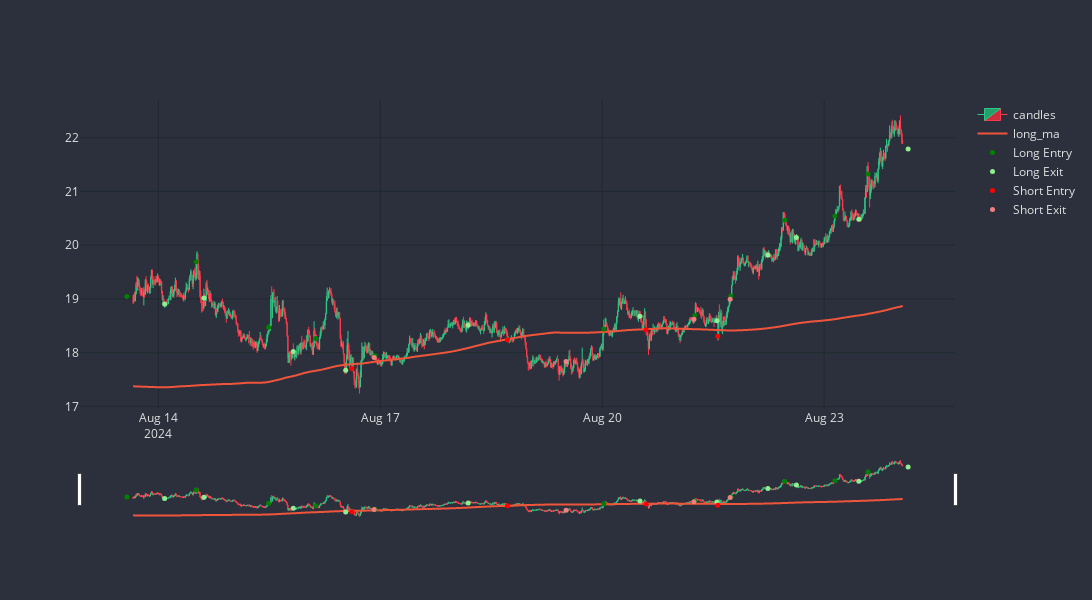

Write notebook code for a chart like this one.
### Code cell
strat.plot(-2000)

### Figure 1 — Plotly figure (JSON) as saved in the notebook; plotly's stock layout.template omitted (floating-point values rounded to 4 significant figures; data arrays with more than 128 entries replaced by an {"elided": "..."} marker saying what was removed)
{"data": [{"close": {"elided": "1000 float values"}, "decreasing": {"fillcolor": "#CC2E3C", "line": {"color": "#FF3A4C"}}, "high": {"elided": "1000 float values"}, "increasing": {"fillcolor": "#24A06B", "line": {"color": "#2EC886"}}, "line": {"width": 1}, "low": {"elided": "1000 float values"}, "name": "candles", "opacity": 1, "open": {"elided": "1000 float values"}, "type": "candlestick", "x": {"elided": "1000 str values"}}, {"line": {"shape": "spline", "width": 2}, "name": "long_ma", "type": "scatter", "x": {"elided": "1000 str values"}, "y": {"elided": "1000 float values"}}, {"marker": {"color": "green", "size": 5}, "mode": "markers", "name": "Long Entry", "type": "scatter", "x": ["2024-08-13T13:45:00", "2024-08-14T12:15:00", "2024-08-15T11:45:00", "2024-08-16T03:00:00", "2024-08-16T22:15:00", "2024-08-20T00:30:00", "2024-08-21T06:00:00", "2024-08-21T17:45:00", "2024-08-22T11:15:00", "2024-08-23T03:30:00", "2024-08-23T14:15:00"], "y": [19.04, 19.69, 18.48, 18.26, 17.94, 18.44, 18.69, 19.06, 20.46, 20.54, 21.32]}, {"marker": {"color": "lightgreen", "size": 5}, "mode": "markers", "name": "Long Exit", "type": "scatter", "x": ["2024-08-14T02:00:00", "2024-08-14T14:45:00", "2024-08-15T19:45:00", "2024-08-16T12:45:00", "2024-08-18T04:30:00", "2024-08-20T12:15:00", "2024-08-21T13:15:00", "2024-08-22T05:45:00", "2024-08-22T15:00:00", "2024-08-23T11:15:00", "2024-08-24T03:15:00"], "y": [18.91, 19.02, 18.02, 17.68, 18.51, 18.68, 18.6, 19.82, 20.14, 20.48, 21.79]}, {"marker": {"color": "red", "size": 5}, "mode": "markers", "name": "Short Entry", "type": "scatter", "x": ["2024-08-16T14:45:00", "2024-08-18T17:15:00", "2024-08-20T14:15:00", "2024-08-21T13:30:00"], "y": [17.7, 18.24, 18.42, 18.31]}, {"marker": {"color": "lightcoral", "size": 5}, "mode": "markers", "name": "Short Exit", "type": "scatter", "x": ["2024-08-16T22:00:00", "2024-08-19T12:15:00", "2024-08-21T05:45:00", "2024-08-21T17:30:00"], "y": [17.91, 17.84, 18.62, 19.0]}], "layout": {"font": {"color": "#E1E1E1", "size": 12}, "height": 600, "paper_bgcolor": "#2C303C", "plot_bgcolor": "#2C303C", "width": 1200, "xaxis": {"gridcolor": "#1F292F", "nticks": 5, "rangeslider": {"visible": true}, "type": "date"}, "yaxis": {"gridcolor": "#1F292F"}}}
